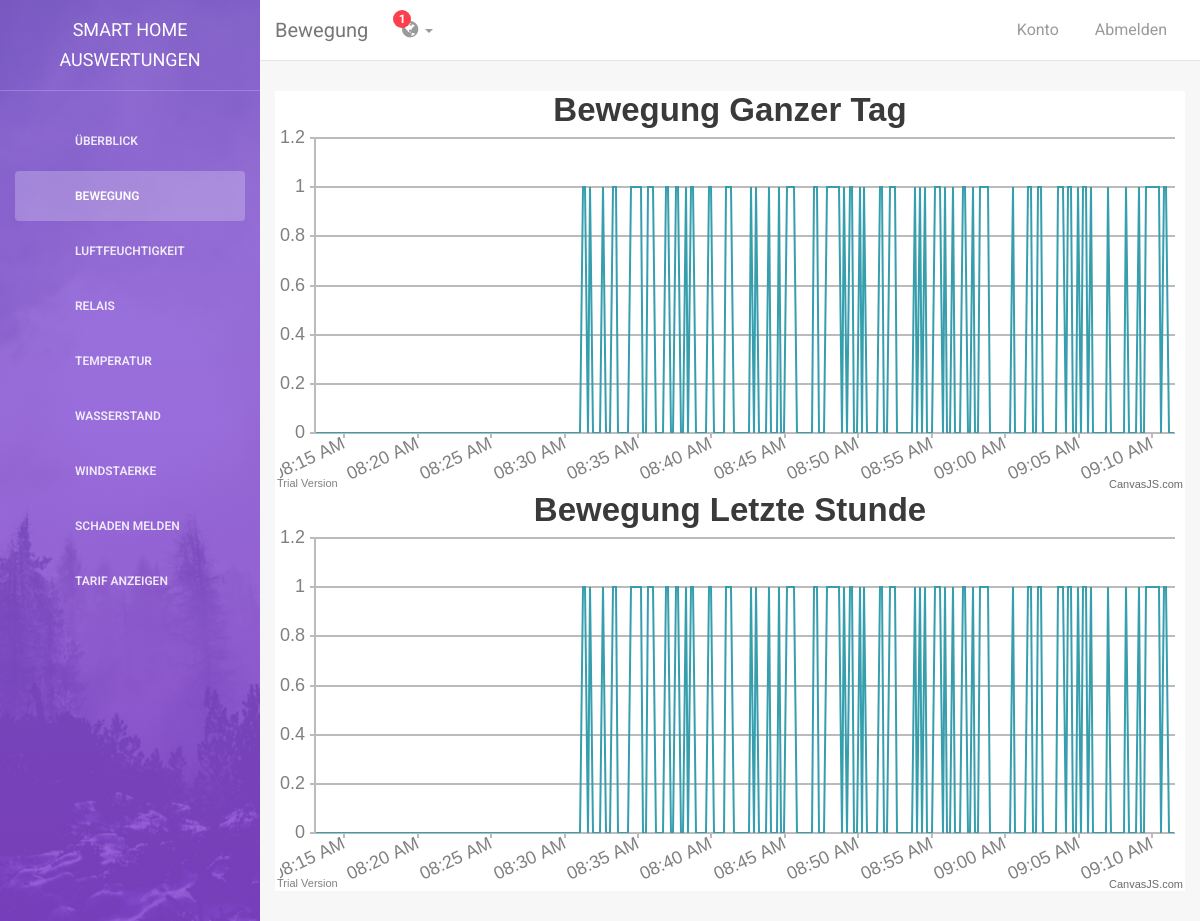
The app's page /smarte-website/sensor/show/Bewegung with its own data.
### tables this page shows
CREATE TABLE IF NOT EXISTS `Sensoren` (
  `SensorID` varchar(100) NOT NULL,
  `SensorBezeichnung` varchar(32) NOT NULL,
  `SensorAktiv` tinyint(1) NOT NULL DEFAULT '0'
);

### smarte-website/application/controllers/Sensor.php (called while the page is built, shortened)
<?php
class Sensor extends CI_Controller {
    public function show($name = null)
    {
        $this->load->model('SensorModel');
        $data['sensors'] = $this->SensorModel->get_active_sensors();
        $sensor = $this->SensorModel->get_sensor_by_name($name);
        if (!isset($sensor))
        {
            show_404();
        }
        else
        {
            $data['sensor'] = $sensor;
            $this->load->model('SensorDataModel');
            $data['data'] = $this->SensorDataModel->get_sensor_data_from_to($sensor, time()-3600, time());
            $data['sensors'] = $this->SensorModel->get_active_sensors();
            $this->load->view('sensor',$data);
        }
    }
}

### smarte-website/index.php (called while the page is built, shortened)
<?php
require_once BASEPATH.'core/CodeIgniter.php';

### smarte-website/application/models/SensorModel.php (called while the page is built, shortened)
<?php
class SensorModel extends CI_Model {
    public function get_active_sensors() {
        $query = $this->db->get_where('Sensoren', array('SensorAktiv' => TRUE));
        $data = $query->result('SensorDAO');
        return $data;
    }
    public function get_sensor_by_name($name) {
        $query = $this->db->get_where('Sensoren', array('SensorBezeichnung' => $name));
        return $query->row(0, 'SensorDAO');
    }
}

### smarte-website/application/models/SensorDAO.php (called while the page is built, shortened)
<?php
class SensorDAO {
    private $SensorID;
    private $SensorBezeichnung;
    public function get_SensorID() {
        return $this->SensorID;
    }
    public function get_SensorBezeichnung() {
        return $this->SensorBezeichnung;
    }
}

### smarte-website/application/views/sensor.php (the view, shortened to what this page needs)
<!doctype html>
<html lang="en">
<head>
    <link href="<?= base_url(); ?>assets/css/bootstrap.min.css" rel="stylesheet" />
    <link href="<?= base_url(); ?>assets/css/animate.min.css" rel="stylesheet"/>
    <link href="<?= base_url(); ?>assets/css/light-bootstrap-dashboard.css" rel="stylesheet"/>
    <link href="<?= base_url(); ?>assets/css/demo.css" rel="stylesheet" />
    <link href="http://maxcdn.bootstrapcdn.com/font-awesome/4.2.0/css/font-awesome.min.css" rel="stylesheet">
    <link href="<?= base_url(); ?>assets/css/pe-icon-7-stroke.css" rel="stylesheet" />
</head>
<body>
<div class="wrapper">
    <?php include 'sidebar.php';?>
    <div class="main-panel">
		<?php include 'navbar.php';?>
        <div class="content">
            <div class="container-fluid">
                <div class="row">
					<div id="insgesamt" style="height: 400px; width: 100%;"></div>
                </div>
				<div class="row">
					<div id="letzte5" style="height: 400px; width: 100%;"></div>
				</div>
            </div>
        </div>
    </div>
</div>
</body>
</html>

### smarte-website/application/views/sidebar.php
<div class="sidebar" data-color="purple" data-image="assets/img/sidebar-5.jpg">
    	<div class="sidebar-wrapper">
            <div class="logo">
                <a href="<?= base_url(); ?>" class="simple-text">
                    Smart Home Auswertungen
                </a>
            </div>
            <ul class="nav">
                <li class="<?= (!isset($sensor) ? 'active' : ''); ?>">
                    <a href="<?= base_url(); ?>">
                        <p>Überblick</p>
                    </a>
                </li>
			<?php foreach ($sensors as $item): ?>
				<li class="<?= ((isset($sensor) && $sensor->get_SensorID() == $item->get_SensorID()) ? 'active' : ''); ?>"><a href="<?= base_url(); ?>sensor/show/<?= $item->get_SensorBezeichnung(); ?>"><p><?= $item->get_SensorBezeichnung(); ?></p></a></li>
			<?php endforeach; ?>
                <li>
                    <a href="<?= base_url(); ?>schaden">
                        <p>Schaden melden</p>
                    </a>
                </li>
                <li>
                    <a href="typography.html">
                        <p>Tarif anzeigen</p>
                    </a>
                </li>
            </ul>
    	</div>
    </div>

### smarte-website/application/views/navbar.php (shortened to what this page needs)
<nav class="navbar navbar-default navbar-fixed">
            <div class="container-fluid">
                <div class="navbar-header">
                    <a class="navbar-brand" href="#"><?= isset($sensor) ? $sensor->get_SensorBezeichnung() : 'Überblick'; ?></a>
                </div>
                <div class="collapse navbar-collapse">
                    <ul class="nav navbar-nav navbar-left">
                        <li class="dropdown">
                              <a href="#" class="dropdown-toggle" data-toggle="dropdown">
                                    <i class="fa fa-globe"></i>
                                    <b class="caret hidden-sm hidden-xs"></b>
                                    <span id="refresh1" class="notification hidden-sm hidden-xs">1</span>
                              </a>
                        </li>
                    </ul>
                    <ul class="nav navbar-nav navbar-right">
                        <li>
                           <a href="">
                               <p>Konto</p>
                            </a>
                        </li>
                        <li>
                            <a href="#">
                                <p>Abmelden</p>
                            </a>
                        </li>
                    </ul>
                </div>
            </div>
        </nav>

### records on screen
sensoren: SensorBezeichnung "BEWEGUNG", SensorBezeichnung "Bewegung"
sensoren: SensorBezeichnung "LUFTFEUCHTIGKEIT"
sensoren: SensorBezeichnung "RELAIS"
sensoren: SensorBezeichnung "TEMPERATUR"
sensoren: SensorBezeichnung "WASSERSTAND"
sensoren: SensorBezeichnung "WINDSTAERKE"
